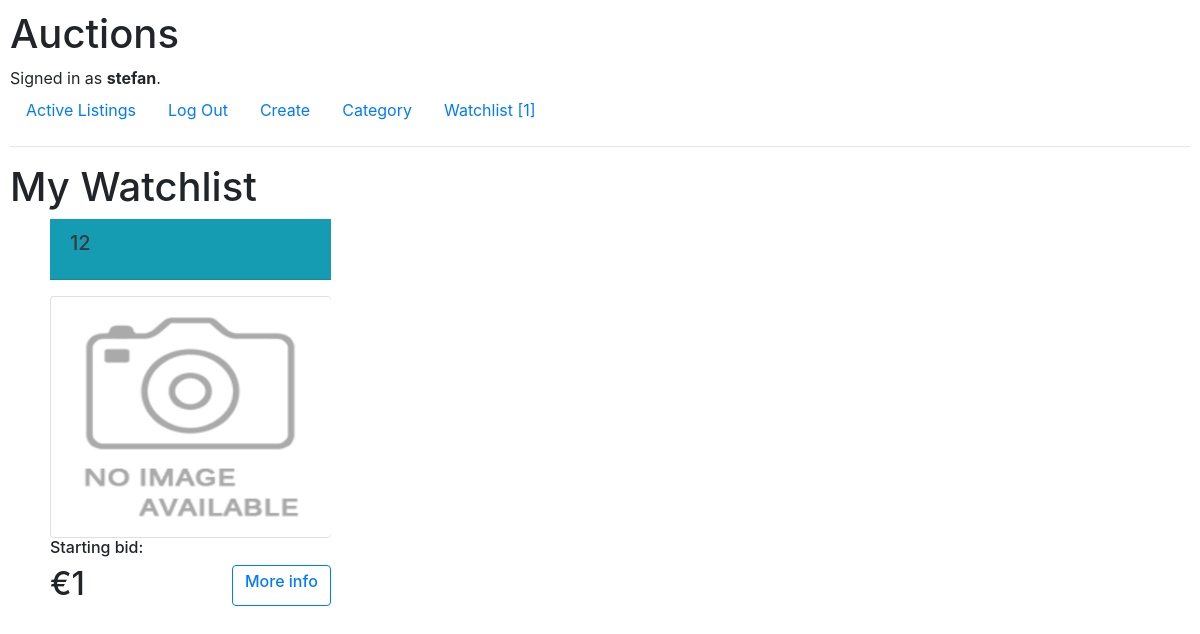
/watchlist/ (signed in), run on the app's committed database.
### auctions/models.py (models this page shows, shortened)
class User(AbstractUser):
    pass

class Watchlist(models.Model):
    user_id = models.ForeignKey(User, on_delete=models.CASCADE, related_name='user_idd')
    auction_id = models.ForeignKey(Auction, on_delete=models.CASCADE, related_name='auction_idd')

class Auction(models.Model):
    seller = models.ForeignKey(User, on_delete=models.CASCADE, related_name='bidder')
    title = models.CharField(max_length=60)
    subtitle = models.CharField(max_length=1200)
    start_bit = models.IntegerField()
    image = ResizedImageField(size=[500, 500], quality=100, null=True, blank=True, upload_to="images/")
    data = models.DateTimeField(auto_now=True)
    select_category = models.ForeignKey(Category, on_delete=models.CASCADE, related_name='categories', default=None)
    status = models.CharField(max_length=7, choices=STATUS, default='active')

### auctions/views.py (the view)
# urls.py: path("watchlist/", views.watchlist, name='watchlist'),
@login_required
def watchlist(request):
    user_id = request.user
    user_watchlist = Watchlist.objects.filter(user_id=user_id)
    count = Watchlist.objects.filter(user_id=user_id).count()
    return render(request, "auctions/watchlist.html", {
        'lists': user_watchlist,
        'count': count
    })

### auctions/templates/auctions/watchlist.html (shortened to what this page needs)
{% extends "auctions/layout.html" %}
{% load static %}
{% block body %}
    <h1>My Watchlist </h1>
<div style="display: grid; grid-template-columns: 25% 25% 25% 25%; padding-left: 20px; ">
    {% for list in lists %}
        <div style="padding-left: 20px; width: 18.8rem; padding-bottom: 80px">
            <div class="card-title text-dark bg-info mb-3">
                  <div class="card-header">
                    <h5 class="card-title">{{ list.auction_id.title }}</h5>
                  </div>
            </div>
            <div class="card">
                {% if list.auction_id.image %}
                    <img src="{{ list.auction_id.image.url }}" class="rounded" style="width: 17.4rem; height: 15rem">
                {% else %}
                    <img src="{% static 'auctions/images/default.png' %}" class="rounded" style="width: 17.5rem; height: 15rem">
                {% endif %}
            </div>
            <h6>Starting bid:</h6><h2> €{{ list.auction_id.start_bit }}
            <div class="btn btn-outline-primary"  style="float: right;"><h6><a href="{% url 'item' list.auction_id.id %}">{{ item }}More info</a></h6></div> </h2>
        </div>
        {% endfor %}
 </div>
{% endblock %}

### auctions/templates/auctions/layout.html (shortened to what this page needs)
{% load static %}
<!DOCTYPE html>
<html lang="en">
    <head>
        <link rel="stylesheet" href="https://stackpath.bootstrapcdn.com/bootstrap/4.4.1/css/bootstrap.min.css">
        <link href="{% static 'auctions/styles.css' %}" rel="stylesheet">
    </head>
    <body>
        <h1>Auctions</h1>
        <div>
            {% if user.is_authenticated %}
                Signed in as <strong>{{ user.username }}</strong>.
            {% else %}
                Not signed in.
            {% endif %}
        </div>
        <ul class="nav">
            <li class="nav-item">
                <a class="nav-link" href="{% url 'index' %}">Active Listings</a>
            </li>
            {% if user.is_authenticated %}
                <li class="nav-item">
                    <a class="nav-link" href="{% url 'logout' %}">Log Out</a>
                </li>
                <li class="nav-item">
                    <a class="nav-link" href="{% url 'create' %}">Create</a>
                </li>
                <li class="nav-item">
                    <a class="nav-link" href="{% url 'categories' %}">Category</a>
                </li>
                <li class="nav-item">
                    <a class="nav-link" href="{% url 'watchlist' %}">Watchlist [{{ count }}]</a>
                </li>
            {% endif %}
        </ul>
        <hr>
        {% block body %}
        {% endblock %}
    </body>
</html>

### auctions/static/auctions/styles.css (style rules this page uses)
body { padding: 10px; }

### data on the page
User: username "stefan"
Watchlist: auction_id "12", auction_id.start_bit "1"

### other printed values
{{ count }} "1"
